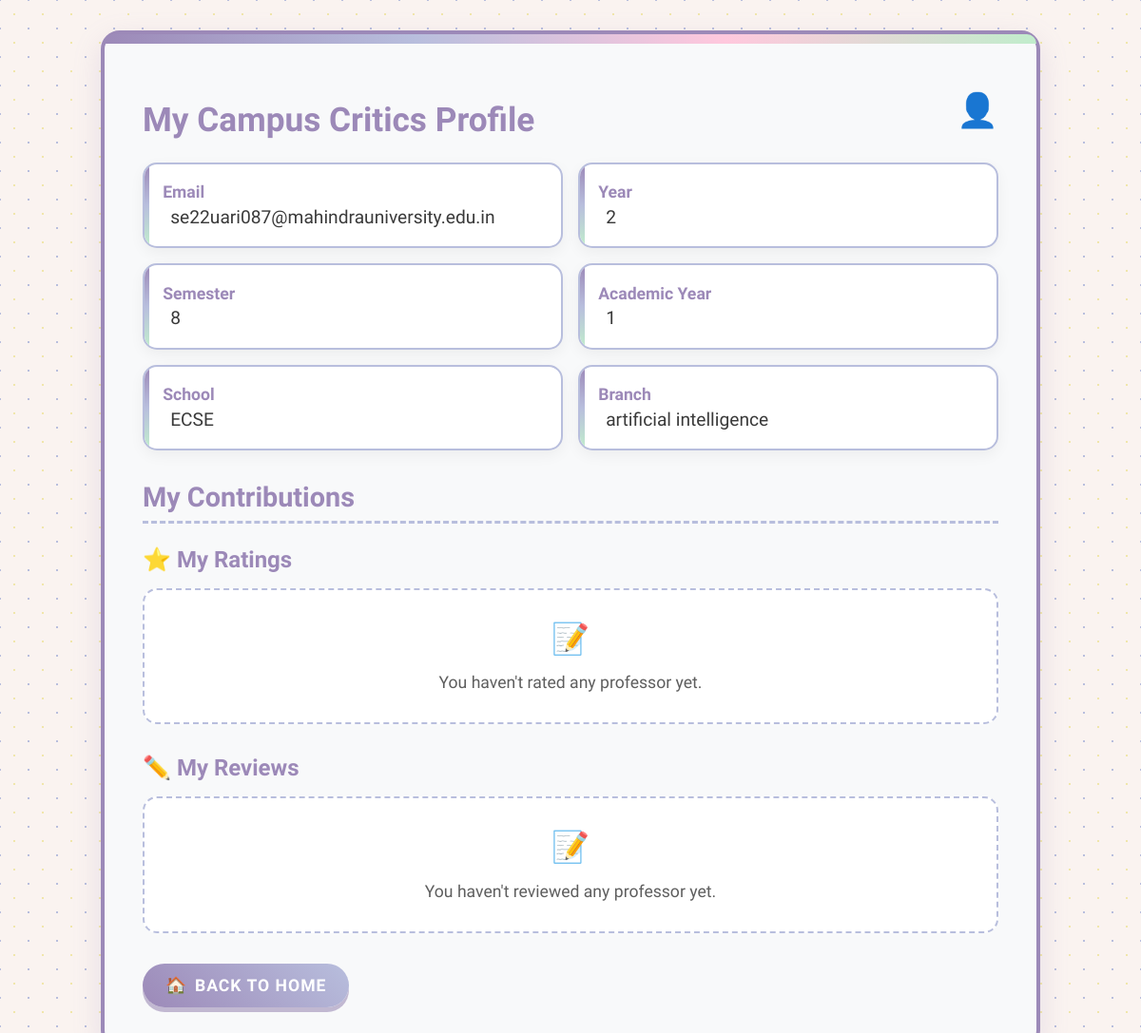
Page /profile (signed in) on the committed database.
### tables this page shows
CREATE TABLE users (
            email TEXT PRIMARY KEY,
            password TEXT,
            year TEXT,
            semester TEXT,
            academic_year TEXT,
            school TEXT,
            branch TEXT
        );

### main.py (the view)
@app.route('/profile')
def profile():
    if not is_logged_in():
        return redirect(url_for('login'))
    conn = get_db_connection()
    user_email = session['email']
    user = conn.execute('SELECT * FROM users WHERE email = ?', (user_email,)).fetchone()
    ratings = conn.execute('''
        SELECT r.rating, r.comment, r.timestamp, p.Name AS professor_name, p.id AS professor_id
        FROM ratings r
        JOIN professors p ON r.professor_id = p.id
        WHERE r.user_email = ?
        ORDER BY r.timestamp DESC
    ''', (user_email,)).fetchall()
    reviews = conn.execute('''
        SELECT rv.review_text, rv.timestamp, p.Name AS professor_name, p.id AS professor_id
        FROM reviews rv
        JOIN professors p ON rv.professor_id = p.id
        WHERE rv.user_email = ?
        ORDER BY rv.timestamp DESC
    ''', (user_email,)).fetchall()
    conn.close()
    return render_template('profile.html', user=user, ratings=ratings, reviews=reviews)

### main.py (called while the page is built)
def get_db_connection():
    conn = sqlite3.connect('database.db')
    conn.row_factory = sqlite3.Row
    return conn

def is_logged_in():
    return 'email' in session

### templates/profile.html (shortened to what this page needs)
<!DOCTYPE html>
<html>
<head>
</head>
<body>
    <div class="floating-emoji" style="top: 10%; left: 10%;">📚</div>
    <div class="floating-emoji" style="top: 70%; right: 10%;">🧑‍🎓</div>
    <div class="floating-emoji" style="bottom: 10%; left: 15%;">✏️</div>
    <div class="floating-emoji" style="top: 30%; right: 12%;">🔍</div>
    <div class="container">
        <h2>My Campus Critics Profile</h2>
        <div class="profile-info">
            <div class="info-card">
                <div class="info-label">Email</div>
                <div class="info-value">{{ user.email }}</div>
            </div>
            <div class="info-card">
                <div class="info-label">Year</div>
                <div class="info-value">{{ user.year }}</div>
            </div>
            <div class="info-card">
                <div class="info-label">Semester</div>
                <div class="info-value">{{ user.semester }}</div>
            </div>
            <div class="info-card">
                <div class="info-label">Academic Year</div>
                <div class="info-value">{{ user.academic_year }}</div>
            </div>
            <div class="info-card">
                <div class="info-label">School</div>
                <div class="info-value">{{ user.school }}</div>
            </div>
            <div class="info-card">
                <div class="info-label">Branch</div>
                <div class="info-value">{{ user.branch }}</div>
            </div>
        </div>
        <h3>My Contributions</h3>
        <h4>⭐ My Ratings</h4>
        {% if ratings %}
            {% for rating in ratings %}
                <div class="rating-card">
                    <div class="professor-name">{{ rating['professor_name'] }}</div>
                    <div class="rating-details">
                        <div class="rating-item" style="background-color: var(--critic-green);">
                            Final: {{ rating['rating'] | round(2) }}
                        </div>
                    </div>
                    {% if rating['comment'] %}
                        <div class="review-text">{{ rating['comment'] }}</div>
                    {% endif %}
                    <div class="timestamp">{{ rating['timestamp'] }}</div>
                </div>
            {% endfor %}
        {% else %}
            <div class="empty-state">
                <p>You haven't rated any professor yet.</p>
            </div>
        {% endif %}
        <h4>✏️ My Reviews</h4>
        {% if reviews %}
            {% for review in reviews %}
                <div class="review-card">
                    <div class="professor-name">{{ review['professor_name'] }}</div>
                    <div class="review-text">{{ review['review_text'] }}</div>
                    <div class="timestamp">{{ review['timestamp'] }}</div>
                </div>
            {% endfor %}
        {% else %}
            <div class="empty-state">
                <p>You haven't reviewed any professor yet.</p>
            </div>
        {% endif %}
        <a href="{{ url_for('index') }}" class="btn-home">Back to Home</a>
    </div>
</body>
</html>

### templates/profile.html (style rules this page uses)
:root { --critic-purple: #9c89b8; --critic-blue: #b8bedd; --critic-pink: #ffc8dd; --critic-green: #c1edcc; --critic-yellow: #f0e6ab; --critic-orange: #ffd5c2; --text-dark: #3a3a3a; --text-light: #5e5e5e; --whiteboard: #f8f9fa; }
body { font-family: 'Patrick Hand', 'Comic Neue', cursive, sans-serif; background-color: #faf3f0; background-image: radial-gradient(var(--critic-yellow) 1px, transparent 1px), radial-gradient(var(--critic-blue) 1px, transparent 1px); background-size: 30px 30px; background-position: 0 0, 15px 15px; color: var(--text-dark); padding: 2rem 1rem; margin: 0; }
.container { max-width: 900px; margin: auto; background-color: var(--whiteboard); border-radius: 20px; padding: 2.5rem; box-shadow: 0 10px 30px rgba(156, 137, 184, 0.2); border: 4px solid var(--critic-purple); position: relative; }
.container:before { content: ""; position: absolute; top: 0; left: 0; width: 100%; height: 10px; background: linear-gradient(90deg, var(--critic-purple), var(--critic-blue), var(--critic-pink), var(--critic-green)); border-radius: 20px 20px 0 0; }
h2 { font-size: 2.2rem; color: var(--critic-purple); margin-bottom: 1.5rem; position: relative; font-weight: 700; }
h2:after { content: "👤"; position: absolute; right: 0; top: -10px; }
h3 { font-size: 1.8rem; color: var(--critic-purple); margin: 2rem 0 1.5rem; padding-bottom: 0.5rem; border-bottom: 3px dashed var(--critic-blue); }
h4 { font-size: 1.5rem; color: var(--critic-purple); margin: 1.5rem 0 1rem; display: flex; align-items: center; gap: 0.5rem; }
.profile-info { display: grid; grid-template-columns: repeat(auto-fill, minmax(300px, 1fr)); gap: 1rem; margin-bottom: 2rem; }
.info-card { background-color: white; border-radius: 15px; padding: 1.2rem; box-shadow: 0 5px 15px rgba(0,0,0,0.05); border: 2px solid var(--critic-blue); position: relative; overflow: hidden; }
.info-card:before { content: ""; position: absolute; top: 0; left: 0; width: 5px; height: 100%; background: linear-gradient(to bottom, var(--critic-purple), var(--critic-blue), var(--critic-green)); }
.info-label { font-weight: 600; color: var(--critic-purple); margin-bottom: 0.3rem; font-size: 1.1rem; }
.info-value { font-size: 1.2rem; padding-left: 0.5rem; }
.empty-state { text-align: center; padding: 2rem; background-color: white; border-radius: 15px; border: 2px dashed var(--critic-blue); margin-bottom: 2rem; }
.empty-state:before { content: "📝"; font-size: 2rem; display: block; margin-bottom: 0.5rem; }
.empty-state p { color: var(--text-light); font-size: 1.1rem; margin-bottom: 0; }
.btn-home { background: linear-gradient(45deg, var(--critic-purple), var(--critic-blue)); color: white; padding: 0.8rem 1.5rem; border-radius: 50px; border: none; font-weight: 700; font-size: 1.1rem; cursor: pointer; box-shadow: 0 5px 0 rgba(140, 120, 170, 0.5); transition: all 0.3s; text-transform: uppercase; letter-spacing: 1px; display: inline-flex; align-items: center; gap: 0.5rem; text-decoration: none; }
.btn-home:before { content: "🏠"; }
.floating-emoji { position: absolute; font-size: 1.8rem; opacity: 0.8; z-index: -1; animation: float 8s ease-in-out infinite; }

### rows in the picture
users: email "se22uari087@mahindrauniversity.edu.in", year "2", semester "8", academic_year "1", school "ECSE", branch "artificial intelligence"
